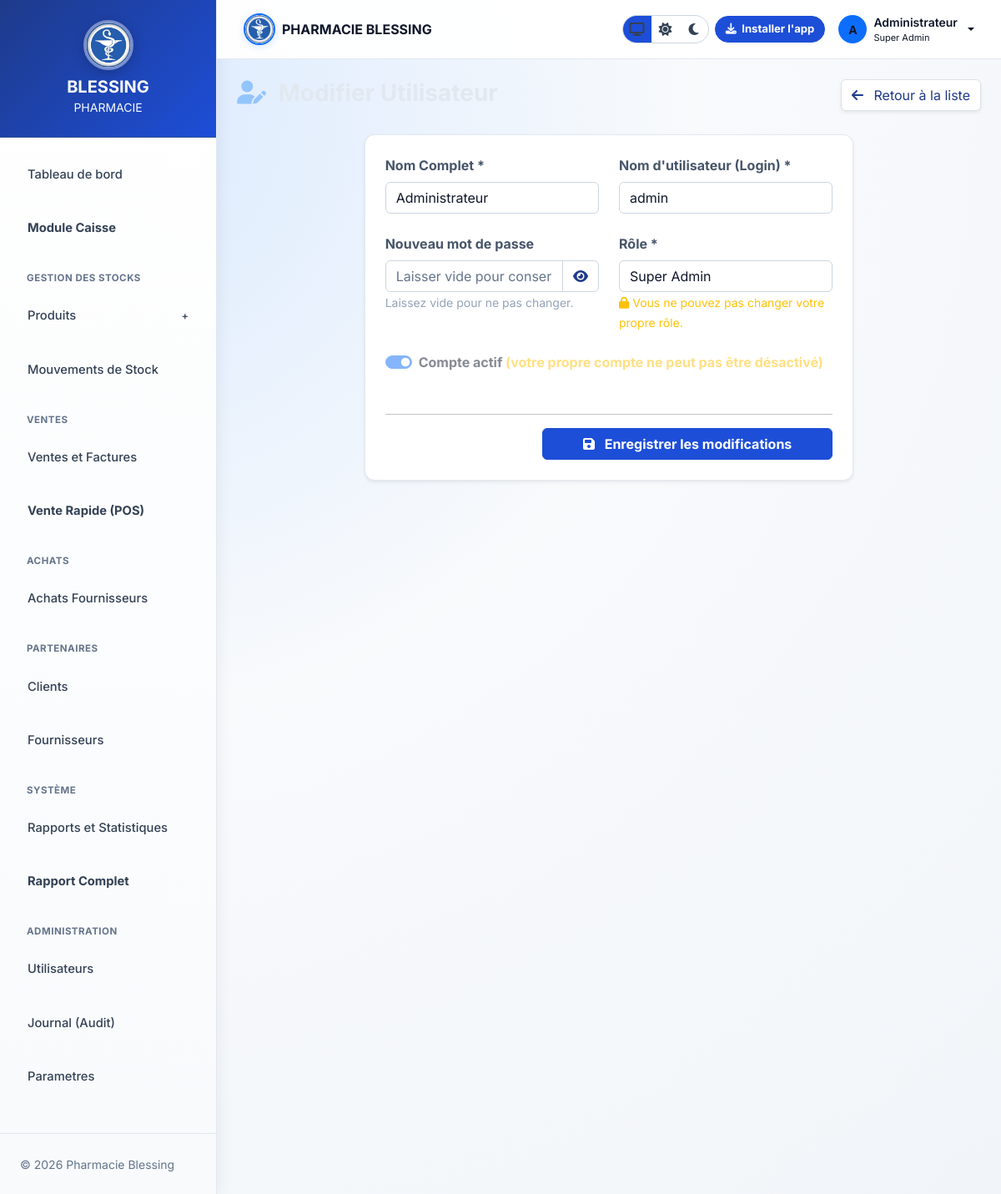
The app's page /modules/users/edit.php?id=1 (signed in) with its own data.
### tables this page shows
CREATE TABLE IF NOT EXISTS users (
  id INT AUTO_INCREMENT PRIMARY KEY,
  full_name VARCHAR(150) NOT NULL,
  username VARCHAR(100) NOT NULL UNIQUE,
  password VARCHAR(255) NOT NULL,
  role_id INT NOT NULL,
  status ENUM('active','inactive') NOT NULL DEFAULT 'active',
  last_login DATETIME NULL,
  created_at DATETIME NOT NULL DEFAULT CURRENT_TIMESTAMP,
  updated_at DATETIME NOT NULL DEFAULT CURRENT_TIMESTAMP ON UPDATE CURRENT_TIMESTAMP,
  CONSTRAINT fk_users_role FOREIGN KEY (role_id) REFERENCES roles(id)
    ON UPDATE CASCADE ON DELETE RESTRICT
);

CREATE TABLE IF NOT EXISTS roles (
  id INT AUTO_INCREMENT PRIMARY KEY,
  name VARCHAR(100) NOT NULL UNIQUE,
  permissions TEXT NULL,
  created_at DATETIME NOT NULL DEFAULT CURRENT_TIMESTAMP
);

### modules/users/edit.php (the view, shortened to what this page needs)
<?php
require_once '../../config/db.php';
$id = (int)$_GET['id'];
$stmt = $pdo->prepare("SELECT u.*, r.name as role_name FROM users u LEFT JOIN roles r ON u.role_id = r.id WHERE u.id = ?");
$stmt->execute([$id]);
$user = $stmt->fetch();
require_once '../../includes/header.php';
?>
<div class="row mb-4">
    <div class="col-md-6">
        <h3 class="fw-bold"><i class="fas fa-user-edit text-primary me-2"></i> Modifier Utilisateur</h3>
    </div>
    <div class="col-md-6 text-end">
        <a href="index.php" class="btn btn-light shadow-sm border"><i class="fas fa-arrow-left me-2"></i> Retour à la liste</a>
    </div>
</div>
<div class="row justify-content-center">
    <div class="col-lg-8">
        <div class="card shadow-sm border-0 p-4">
            <form method="POST" action="">
                <div class="row g-4">
                    <div class="col-md-6">
                        <label class="form-label fw-bold">Nom Complet *</label>
                        <input type="text" class="form-control" name="full_name" required value="<?php echo htmlspecialchars($user['full_name']); ?>">
                    </div>
                    <div class="col-md-6">
                        <label class="form-label fw-bold">Nom d'utilisateur (Login) *</label>
                        <input type="text" class="form-control" name="username" required value="<?php echo htmlspecialchars($user['username']); ?>">
                    </div>
                    <div class="col-md-6">
                        <label class="form-label fw-bold">Nouveau mot de passe</label>
                        <div class="input-group">
                            <input type="password" class="form-control" name="new_password" id="passwordField" placeholder="Laisser vide pour conserver">
                            <button type="button" class="btn btn-outline-secondary" onclick="togglePwd()"><i class="fas fa-eye" id="pwdEyeIcon"></i></button>
                        </div>
                        <small class="text-muted">Laissez vide pour ne pas changer.</small>
                    </div>
                    <div class="col-md-6">
                        <label class="form-label fw-bold">Rôle *</label>
                        <?php if ($id == $_SESSION['user_id']): ?>
                            <input type="text" class="form-control" value="<?php echo htmlspecialchars($user['role_name'] ?? 'N/A'); ?>" readonly>
                            <small class="text-warning"><i class="fas fa-lock me-1"></i>Vous ne pouvez pas changer votre propre rôle.</small>
                        <?php endif; ?>
                    </div>
                    <div class="col-12">
                        <?php if ($id == $_SESSION['user_id']): ?>
                            <div class="form-check form-switch">
                                <input class="form-check-input" type="checkbox" checked disabled>
                                <label class="form-check-label fw-bold">Compte actif <span class="text-warning">(votre propre compte ne peut pas être désactivé)</span></label>
                            </div>
                        <?php endif; ?>
                    </div>
                    <div class="col-12 text-end pt-2">
                        <hr>
                        <button type="submit" class="btn btn-primary px-5 fw-bold">
                            <i class="fas fa-save me-2"></i> Enregistrer les modifications
                        </button>
                    </div>
                </div>
            </form>
        </div>
    </div>
</div>
<?php require_once '../../includes/footer.php'; ?>

### assets/css/style.css (style rules this page uses)
:root { --primary-color: #1d4ed8; --primary-dark: #1e3a8a; --primary-soft: #93c5fd; --secondary-color: #94a3b8; --success-color: #22c55e; --danger-color: #ef4444; --warning-color: #f59e0b; --info-color: #0ea5e9; --bg-main: #020617; --bg-panel: #0b1220; --bg-elevated: #111b2f; --bg-soft: #0f172a; --text-main: #e2e8f0; --text-muted: #94a3b8; --border-color: #1e293b; --sidebar-width: 260px; --shadow-sm: 0 4px 14px rgba(0, 0, 0, 0.25); --shadow-md: 0 10px 24px rgba(0, 0, 0, 0.35); --border-radius: 12px; }
html, body { min-height: 100%; }
body { font-family: 'Inter', sans-serif; background: radial-gradient(circle at 10% 10%, #172554 0%, #020617 45%, #020617 100%); overflow-x: hidden; color: var(--text-main); }
.card { border-radius: var(--border-radius) !important; border: 1px solid var(--border-color) !important; background: linear-gradient(180deg, rgba(17, 27, 47, 0.96) 0%, rgba(11, 18, 32, 0.96) 100%) !important; color: var(--text-main); box-shadow: var(--shadow-sm); }
.text-muted { color: var(--text-muted) !important; }
.btn-primary { background-color: var(--primary-color) !important; border-color: var(--primary-color) !important; }
.btn-light, .btn-outline-secondary, .btn-outline-primary { background-color: #0b1426; color: #cbd5e1; border-color: #334155; }
.text-primary { color: #93c5fd !important; }
.form-control, .form-select, .input-group-text { background-color: #0b1426; color: #e2e8f0; border-color: #334155; }
.form-control::placeholder { color: #64748b; }

### assets/css/theme.css (style rules this page uses)
html[data-theme="light"] body:not(.public-body) { background: #f1f5f9; color: #0f172a; }
html[data-theme="light"] .card, html[data-theme="light"] .dropdown-menu { background: #ffffff !important; color: #0f172a; border-color: #e2e8f0 !important; }
html[data-theme="light"] .form-control, html[data-theme="light"] .form-select, html[data-theme="light"] textarea { background: #ffffff; color: #0f172a; border-color: #cbd5e1; }
html[data-theme="light"] .btn-light, html[data-theme="light"] .btn-outline-secondary, html[data-theme="light"] .btn-outline-primary { background: #ffffff; color: #1e3a8a; border-color: #cbd5e1; }
html[data-theme="light"] body:not(.public-body) { background: radial-gradient(circle at 10% 10%, #dbeafe 0%, #f8fafc 42%, #f1f5f9 100%); }
html[data-theme="light"] body { background: #f8fafc; color: #0f172a; }
html[data-theme="light"] .login-subtitle, html[data-theme="light"] .back-link, html[data-theme="light"] .form-label { color: #475569 !important; }

### records on screen
users: full_name "Administrateur", username "admin", role.name "Super Admin"

### other values on screen
substr($_SESSION['full_name'], 0, 1) "A"
$_SESSION['full_name'] "Administrateur"
$_SESSION['role'] "Super Admin"
